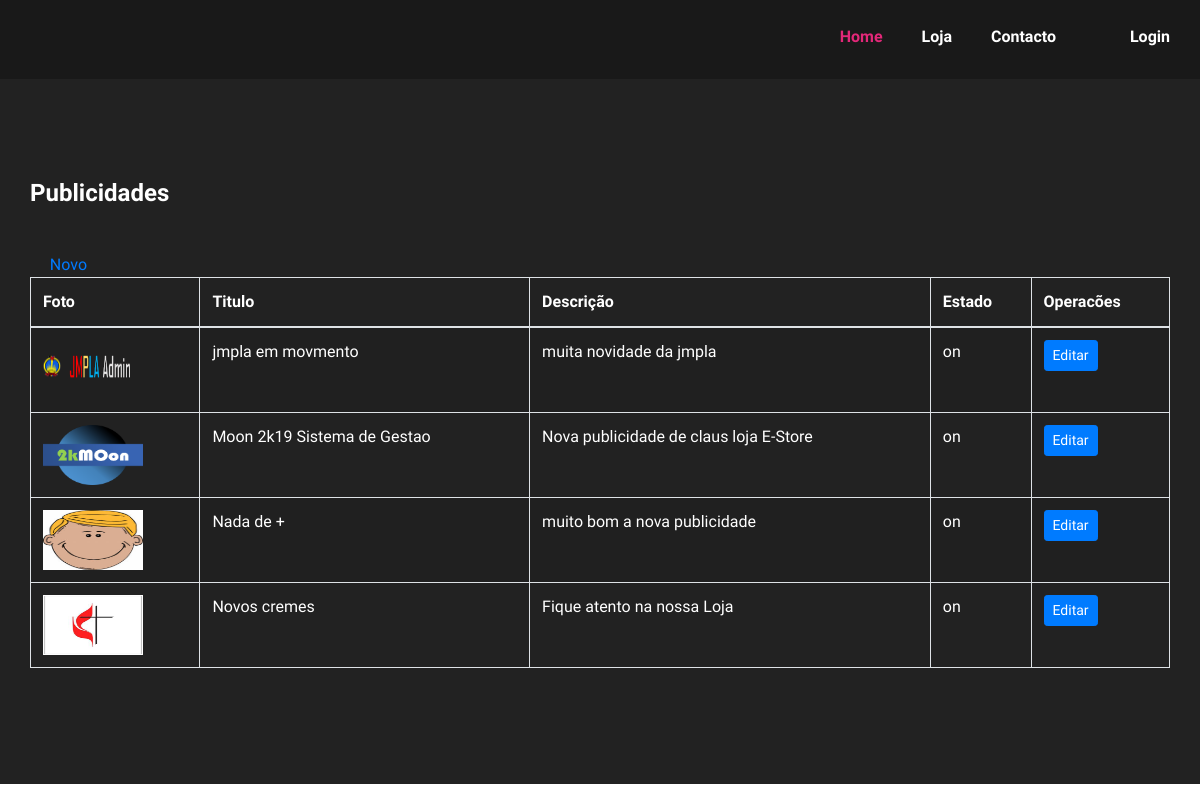
The page /publicidades.php on the database its author committed.
### tables this page shows
CREATE TABLE `publicidades` (
  `id` int(11) NOT NULL,
  `foto` text NOT NULL,
  `title` varchar(255) NOT NULL,
  `descricao` text DEFAULT NULL,
  `estado` varchar(10) NOT NULL
);

### model/Connector.class.php (called while the page is built, shortened)
<?php
class Connector{
    private static $conn = null;
    private static function Conection(){
        try {
            self::$conn =  new PDO(SERVER, USER, PASSWORD);
        } catch (\Throwable $th){
            echo "<center><h1>A CONEXÃO FALHOU!</h1></center>";
        }
    }
    public static function ReturnConnection(){
        return (self::$conn == null) ? self::Conection() : self::$conn;
    }
}

### publicidades.php (the view, shortened to what this page needs)
<?php
$estado = "delete";
$publicidade = Connector::ReturnConnection()->prepare("SELECT * FROM publicidades where estado!=? order by id desc");
$publicidade->execute(array($estado));
?>
<!DOCTYPE html>
<html lang="zxx">
<head>
    <link rel="stylesheet" href="css/bootstrap.min.css" type="text/css">
    <link rel="stylesheet" href="css/font-awesome.min.css" type="text/css">
    <link rel="stylesheet" href="css/themify-icons.css" type="text/css">
    <link rel="stylesheet" href="css/owl.carousel.min.css" type="text/css">
    <link rel="stylesheet" href="css/magnific-popup.css" type="text/css">
    <link rel="stylesheet" href="css/slicknav.min.css" type="text/css">
    <link rel="stylesheet" href="css/style.css" type="text/css">
</head>
<body>
<?php
include_once 'menu.php';
?>
<section class="contact-section spad">
    <div class="container">
        <div class="row">
            <div class="col-lg-12">
                <div class="contact-option">
                    <h4>Publicidades</h4> &nbsp;&nbsp;&nbsp;&nbsp; <a href="new_publicidade.php">Novo</a>
                    <table class="table table-bordered table-striped" style="color: white">
                        <thead>
                        <tr>
                            <th>Foto</th>
                            <th>Titulo</th>
                            <th>Descrição</th>
                            <th>Estado</th>
                            <th>Operacões</th>
                        </tr>
                        </thead>
                        <tbody>
                        <?php
                        while ($view = $publicidade->fetch(PDO::FETCH_OBJ)) {
                            ?>
                            <tr>
                                <td><img src="controller/upload/<?= $view->foto ?>" height="60px" width="100px"></td>
                                <td><?= $view->title ?></td>
                                <td><?= $view->descricao; ?></td>
                                <td><?= $view->estado ?></td>
                                <td>
                                    <a href="edit_publicidade.php?id=<?= $view->id ?>" class="btn btn-primary btn-sm">Editar</a>
                                </td>
                            </tr>
                        <?php } ?>
                        </tbody>
                    </table>
                </div>
            </div>
        </div>
    </div>
</section>
</body>
</html>

### css/style.css (style rules this page uses)
html, body { height: 100%; font-family: "Libre Franklin", sans-serif; -webkit-font-smoothing: antialiased; font-smoothing: antialiased; }
h1, h2, h3, h4, h5, h6 { margin: 0; color: #111111; font-weight: 400; font-family: "Libre Franklin", sans-serif; }
h4 { font-size: 24px; }
img { max-width: 100%; }
.spad { padding-top: 100px; padding-bottom: 100px; }
.contact-section { background: #222222; }
.contact-option h4 { color: #ffffff; font-weight: 700; margin-bottom: 45px; }
@media only screen and (min-width: 1200px) { .container { max-width: 1170px; } }

### rows shown on the page
publicidades: foto (picture), title "jmpla em movmento", descricao "muita novidade da jmpla", estado "on"
publicidades: foto (picture), title "Moon 2k19 Sistema de Gestao", descricao "Nova publicidade de claus loja E-Store", estado "on"
publicidades: foto (picture), title "Nada de +", descricao "muito bom a nova publicidade", estado "on"
publicidades: foto (picture), title "Novos cremes", descricao "Fique atento na nossa Loja", estado "on"
